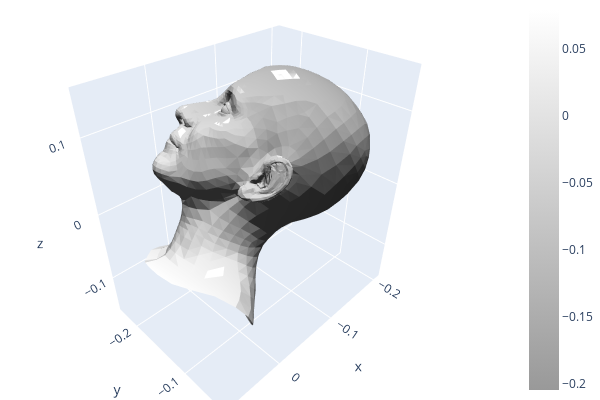

Write notebook code for a chart like this one.
### Code cell
neutralmesh=mesh_GA.getNeutralMesh(getParams=False,visualize=True)

### Figure 1 — Plotly figure (JSON) as saved in the notebook; plotly's stock layout.template omitted (floating-point values rounded to 4 significant figures; data arrays with more than 128 entries replaced by an {"elided": "..."} marker saying what was removed)
{"data": [{"colorscale": [[0, "rgb(153, 153, 153)"], [1, "rgb(255,255,255)"]], "flatshading": true, "i": {"elided": "9976 int values"}, "intensity": {"elided": "5023 float values"}, "j": {"elided": "9976 int values"}, "k": {"elided": "9976 int values"}, "lighting": {"ambient": 0.18, "diffuse": 1, "facenormalsepsilon": 1e-15, "fresnel": 0.1, "roughness": 0.05, "specular": 1, "vertexnormalsepsilon": 1e-15}, "lightposition": {"x": 100, "y": 200, "z": 0}, "type": "mesh3d", "x": {"elided": "5023 float values"}, "y": {"elided": "5023 float values"}, "z": {"elided": "5023 float values"}}], "layout": {"height": 400, "margin": {"b": 0, "l": 0, "r": 0, "t": 0}, "scene": {"camera": {"center": {"x": 0, "y": 0, "z": 0}, "up": {"x": 0, "y": 0, "z": 1}}}, "showlegend": false, "width": 600}}
